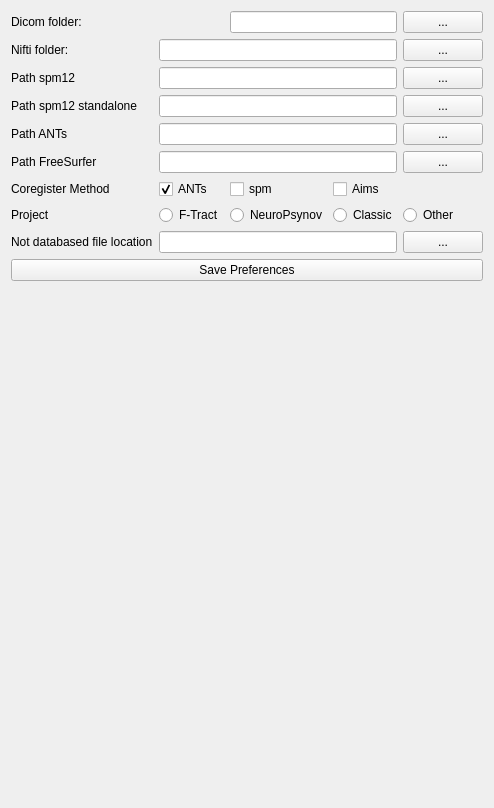
      <widget class="QWidget" name="tab_4">
       <attribute name="title">
        <string>Preferences...</string>
       </attribute>
       <layout class="QVBoxLayout" name="verticalLayout_5">
        <item>
         <layout class="QHBoxLayout" name="horizontalLayout_12"/>
        </item>
        <item>
         <layout class="QGridLayout" name="gridLayout">
          <item row="3" column="4">
           <widget class="QPushButton" name="prefSpmStandaloneButton">
            <property name="text">
             <string>...</string>
            </property>
           </widget>
          </item>
          <item row="3" column="1" colspan="3">
           <widget class="QLineEdit" name="prefSpmStandaloneEdit"/>
          </item>
          <item row="3" column="0">
           <widget class="QLabel" name="label_52">
            <property name="text">
             <string>Path spm12 standalone</string>
            </property>
           </widget>
          </item>
          <item row="2" column="1" colspan="3">
           <widget class="QLineEdit" name="prefSpmTemplateEdit"/>
          </item>
          <item row="0" column="4">
           <widget class="QPushButton" name="dicomOutputButton">
            <property name="text">
             <string>...</string>
            </property>
           </widget>
          </item>
          <item row="1" column="0">
           <widget class="QLabel" name="label_15">
            <property name="text">
             <string>Nifti folder:</string>
            </property>
           </widget>
          </item>
          <item row="1" column="1" colspan="3">
           <widget class="QLineEdit" name="niftiOutputPathEdit">
            <property name="readOnly">
             <bool>true</bool>
            </property>
           </widget>
          </item>
          <item row="1" column="4">
           <widget class="QPushButton" name="niftiOutputButton">
            <property name="text">
             <string>...</string>
            </property>
           </widget>
          </item>
          <item row="2" column="4">
           <widget class="QPushButton" name="prefSpmTemplateButton">
            <property name="text">
             <string>...</string>
            </property>
           </widget>
          </item>
          <item row="6" column="1">
           <widget class="QCheckBox" name="prefANTScheckbox">
            <property name="text">
             <string>ANTs</string>
            </property>
            <property name="checked">
             <bool>true</bool>
            </property>
           </widget>
          </item>
          <item row="2" column="0">
           <widget class="QLabel" name="label_38">
            <property name="text">
             <string>Path spm12</string>
            </property>
           </widget>
          </item>
          <item row="6" column="2">
           <widget class="QCheckBox" name="prefSPMcheckbox">
            <property name="text">
             <string>spm</string>
            </property>
           </widget>
          </item>
          <item row="6" column="0">
           <widget class="QLabel" name="label_49">
            <property name="text">
             <string>Coregister Method</string>
            </property>
           </widget>
          </item>
          <item row="4" column="1" colspan="3">
           <widget class="QLineEdit" name="prefANTsEdit"/>
          </item>
          <item row="4" column="0">
           <widget class="QLabel" name="label_51">
            <property name="text">
             <string>Path ANTs</string>
            </property>
           </widget>
          </item>
          <item row="0" column="2" colspan="2">
           <widget class="QLineEdit" name="dicomOutputPathEdit">
            <property name="readOnly">
             <bool>true</bool>
            </property>
           </widget>
          </item>
          <item row="0" column="0" colspan="2">
           <widget class="QLabel" name="label_14">
            <property name="text">
             <string>Dicom folder:</string>
            </property>
           </widget>
          </item>
          <item row="4" column="4">
           <widget class="QPushButton" name="prefANTsButton">
            <property name="text">
             <string>...</string>
            </property>
           </widget>
          </item>
          <item row="7" column="0">
           <widget class="QLabel" name="label_53">
            <property name="text">
             <string>Project</string>
            </property>
           </widget>
          </item>
          <item row="7" column="1">
           <widget class="QRadioButton" name="radioButtonProject">
            <property name="text">
             <string>F-Tract</string>
            </property>
           </widget>
          </item>
          <item row="7" column="2">
           <widget class="QRadioButton" name="radioButtonProject_2">
            <property name="text">
             <string>NeuroPsynov</string>
            </property>
           </widget>
          </item>
          <item row="7" column="3">
           <widget class="QRadioButton" name="radioButtonProject_3">
            <property name="text">
             <string>Classic</string>
            </property>
           </widget>
          </item>
          <item row="7" column="4">
           <widget class="QRadioButton" name="radioButtonProject_4">
            <property name="text">
             <string>Other</string>
            </property>
           </widget>
          </item>
          <item row="6" column="3">
           <widget class="QCheckBox" name="prefAimscheckbox">
            <property name="text">
             <string>Aims</string>
            </property>
           </widget>
          </item>
          <item row="5" column="1" colspan="3">
           <widget class="QLineEdit" name="prefFreesurferEdit"/>
          </item>
          <item row="5" column="0">
           <widget class="QLabel" name="label_54">
            <property name="text">
             <string>Path FreeSurfer</string>
            </property>
           </widget>
          </item>
          <item row="5" column="4">
           <widget class="QPushButton" name="prefFreesurferButton">
            <property name="text">
             <string>...</string>
            </property>
           </widget>
          </item>
          <item row="8" column="0">
           <widget class="QLabel" name="label_55">
            <property name="text">
             <string>Not databased file location</string>
            </property>
           </widget>
          </item>
          <item row="8" column="4">
           <widget class="QPushButton" name="prefNoDBFileLocationButton">
            <property name="text">
             <string>...</string>
            </property>
           </widget>
          </item>
          <item row="8" column="1" colspan="3">
           <widget class="QLineEdit" name="prefNoDBFileLocationEdit"/>
          </item>
         </layout>
        </item>
        <item>
         <widget class="QPushButton" name="SavePreferencespushButton">
          <property name="text">
           <string>Save Preferences</string>
          </property>
         </widget>
        </item>
        <item>
         <spacer name="verticalSpacer_2">
          <property name="orientation">
           <enum>Qt::Vertical</enum>
          </property>
          <property name="sizeHint" stdset="0">
           <size>
            <width>20</width>
            <height>516</height>
           </size>
          </property>
         </spacer>
        </item>
       </layout>
      </widget>
